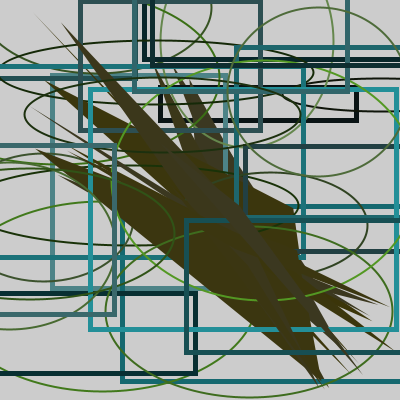
Frame 1 (no input)
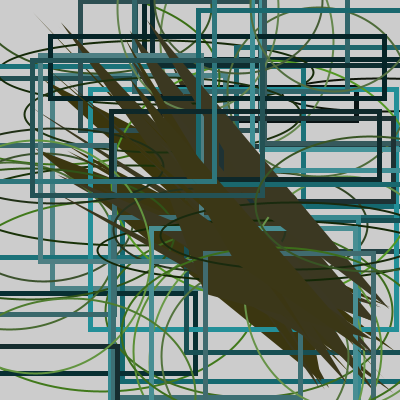
Frame 2 (the mouse pressed at the canvas centre, redrawn once)

The Processing sketch that drew these frames (run headless with seeded random() and noise(); the mouse was pressed at the canvas centre and the sketch redrawn once):

// Processing sketch: processing_19641
// ── processing_19641.pde

void setup(){
  size(400,400);
  rectMode(CENTER);
  colorMode(HSB,400);
  frameRate(4);

}

void function1( float a, float b, float c, float d, float e, float f, float g, float h,float i, float j){
 float x= random(160,340);
 float y= random(30,250);
  fill(59,x,93);
  noStroke();
  triangle(e,f,g,h,i,j);
  stroke(205, x, y);
  strokeWeight(5);
  noFill();
  rect(a,b, x,y);
  stroke(106, x,y);
  strokeWeight(2);
  ellipse(c,d, x,y);
}
  


  void draw() { 
  
for(int q=0; q<15; q++){
    function1(random(400),random(400),random(400),random(400),random(200),random(200),random(200,300),random(200,300),random(300,400),random(300,400));
    noLoop();
  }
  }
  
